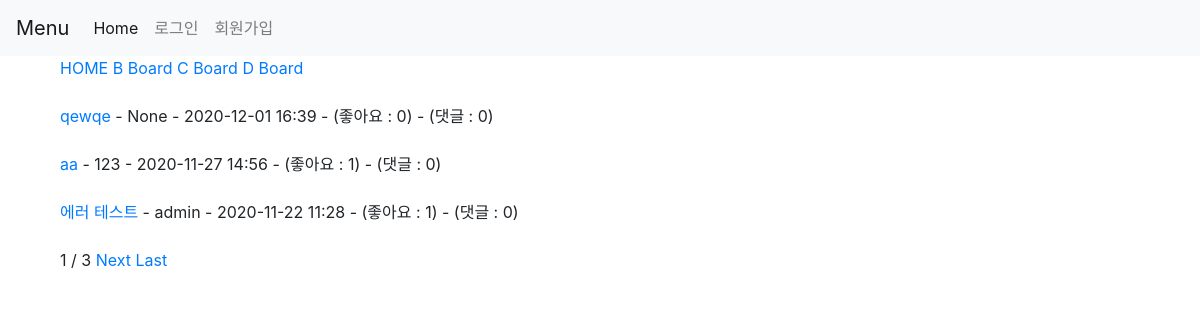
/board/1, run on the app's committed database.
### siteapp/models.py (models this page shows, shortened)
class Board(models.Model):
  title = models.CharField(max_length=20)

class Content(models.Model):
  title = models.CharField(max_length=20)
  body = models.TextField()
  date = models.DateTimeField(default=timezone.now)
  writer = models.ForeignKey('auth.User', on_delete=models.CASCADE, null=True)
  image = models.ImageField(upload_to="images/", null=True, blank=True)
  comment_count = models.PositiveIntegerField(default=0)
  like_count = models.PositiveIntegerField(default=0)
  board = models.ForeignKey(Board, on_delete = models.CASCADE, null=True)
  class Meta:
    ordering = ['-date',]

### siteapp/views.py (the view)
# urls.py: path('board/<int:board_id>',views.board, name="board"),
def board(request,board_id):
  contents = Content.objects.filter(board = board_id)
  paginator = Paginator(contents,3)
  page = request.GET.get('page')
  posts = paginator.get_page(page)
  boards = Board.objects.all()
  now_board = board_id
  return render(request,'board.html',{'posts':posts,'boards':boards,'now_board':now_board})

### siteapp/templates/board.html (shortened to what this page needs)
{% extends 'base.html' %}
{% block content %}
  <div class="container">
  <a href="{% url 'home' %}">HOME</a>
  {% for board in boards %}
    {% if board.id != now_board %}
      <a href="{% url 'board' board.id %}">{{board.title}}</a>
    {% endif %}
  {% endfor %}
  <br><br>
  {% for post in posts %}
    <a href="{% url 'detail' post.id %}">{{post.title}}</a>
    - {{post.writer}} - {{post.date | date:'Y-m-d H:i'}} - (좋아요 : {{post.like_count}})
    - (댓글 : {{post.comment_count}})
    <br><br>
  {% endfor %}
  <span>{{posts.number}} / {{posts.paginator.num_pages}}</span>
  {% if posts.has_next %}
    <a href="?page={{posts.next_page_number}}">Next</a>
    <a href="?page={{posts.paginator.num_pages}}">Last</a>
  {% endif %}
  </div>
{% endblock %}

### data on the page
Board: title "B Board"
Board: title "C Board"
Board: title "D Board"
Content: title "qewqe", writer "None", date "2020-12-01 16:39", like_count "0", comment_count "0"
Content: title "aa", writer "123", date "2020-11-27 14:56", like_count "1", comment_count "0"
Content: title "에러 테스트", writer "admin", date "2020-11-22 11:28", like_count "1", comment_count "0"

### other printed values
{{ posts.number }} "1"
{{ posts.paginator.num_pages }} "3"
